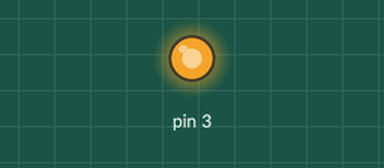
A sketch run on a simulated Arduino Uno, built with avr-gcc and run on an emulated ATmega328P. On the bench: output pins drawn as LEDs (lit = HIGH).

Above: at 0.1 s.
Timing chart, 0 to 1.6 s (numbered marks = the images above):
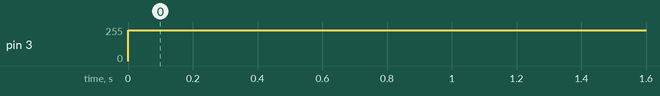

Measured:
- by itself, pin 3: 0/255 → 232/255 at 0.00 s

The sketch:

sketch_sep10b.ino
```cpp
void setup() {
  // put your setup code here, to run once:

}

void loop() {
  // put your main code here, to run repeatedly:
  analogWrite(3,1000);
}
```
